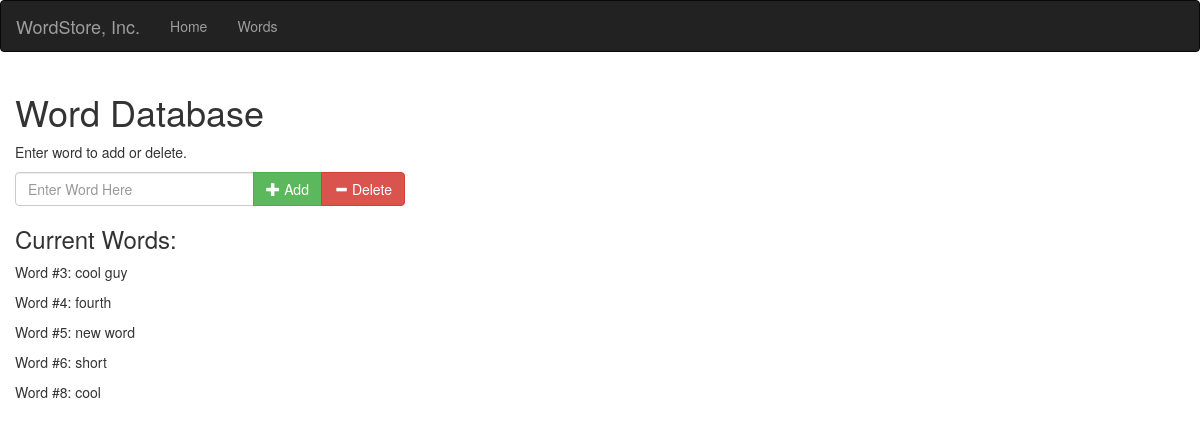
/words, run on an earlier commit of the app's database.
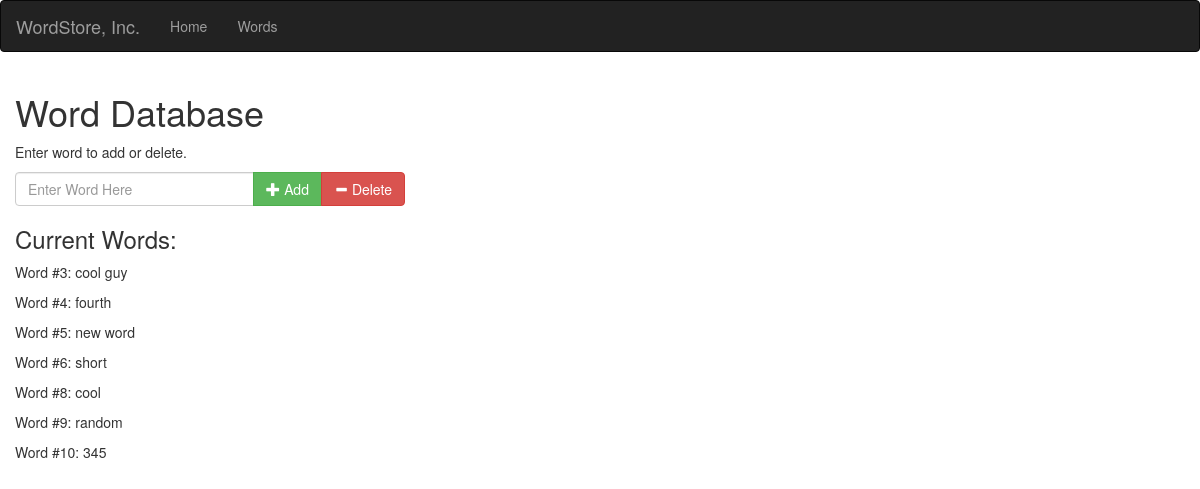
And on a later commit of the database.
### tables this page shows
CREATE TABLE words (
    id integer primary key autoincrement,
    word text not null
);

### main.py (the view, shortened to what this page needs)
@app.route('/words', methods=['GET','POST'])
def words():
    wordTable = getWordTable() # table in list
    return render_template('words.html', wordTable = wordTable)

### main.py (called while the page is built)
def getWordTable():
    con = sqlite3.connect(DATABASE)
    cur = con.cursor()
    cur.execute("SELECT * FROM words")
    wordTable = cur.fetchall()
    con.close()
    return wordTable

### templates/words.html
{% extends 'base.html' %}
{% block sub_content %}
<div class="col-sm-12">
  <h1>Word Database</h1>
  <div>
    <p>Enter word to add or delete.</p>
    <form method="POST">
      <div class="input-group col-sm-4">
        <input type="text" class="form-control" placeholder="Enter Word Here" name="inputWord">
        <div class="input-group-btn">
          <button class="btn btn-success" type="submit" name="submit-button" value="add">
            <span class="glyphicon glyphicon-plus"></span> Add
          </button>
          <button class="btn btn-danger" type="submit" name="submit-button" value="delete">
            <span class="glyphicon glyphicon-minus"></span> Delete
          </button>
        </div>
      </div>
    </form>
  </div>
  <div class="db_results">
    <h3>Current Words:</h3>
    {% if wordTable %}
    {% for row in wordTable %}
    <p> Word #{{ row[0] }}: {{ row[1] }}</p>
    {% endfor %}
    {% else %}
    <p>No words in database! Please add a word.</p>
    {% endif %}
  </div>
</div>
{% endblock %}

### templates/base.html (shortened to what this page needs)
{% extends 'bootstrap/base.html' %}
{% block navbar %}
  {% include '_navbar.html' %}
{% endblock %}
{% block content %}
  {% block sub_content %}{% endblock %}
{%endblock %}

### templates/_navbar.html
<nav class="navbar navbar-inverse">
  <div class="container-fluid">
    <div class="navbar-header">
      <a class="navbar-brand" href="/">WordStore, Inc.</a>
    </div>
    <ul class="nav navbar-nav">
      <li><a href="/">Home</a></li>
      <li><a href="/words">Words</a></li>
    </ul>
  </div>
</nav>

What changed in the data, as far as the page shows it:
added words: id "9", word "random"
added words: id "10", word "345"
